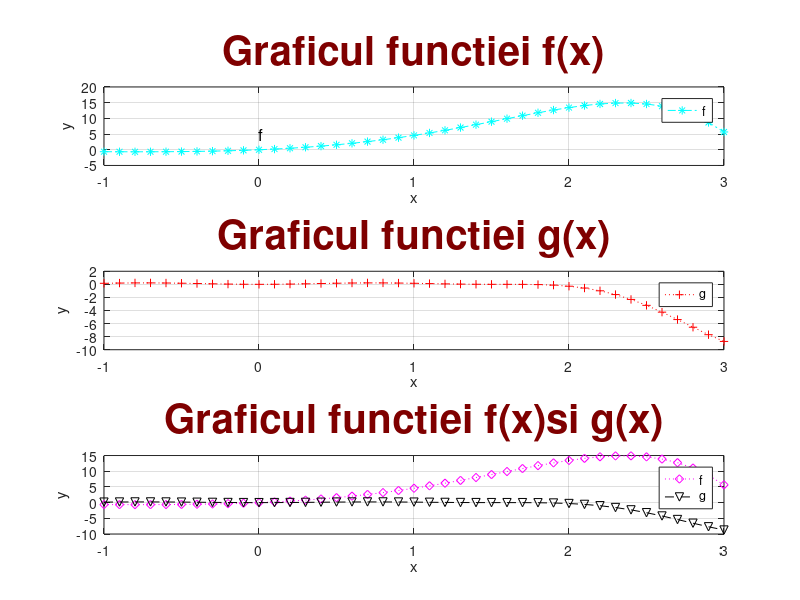
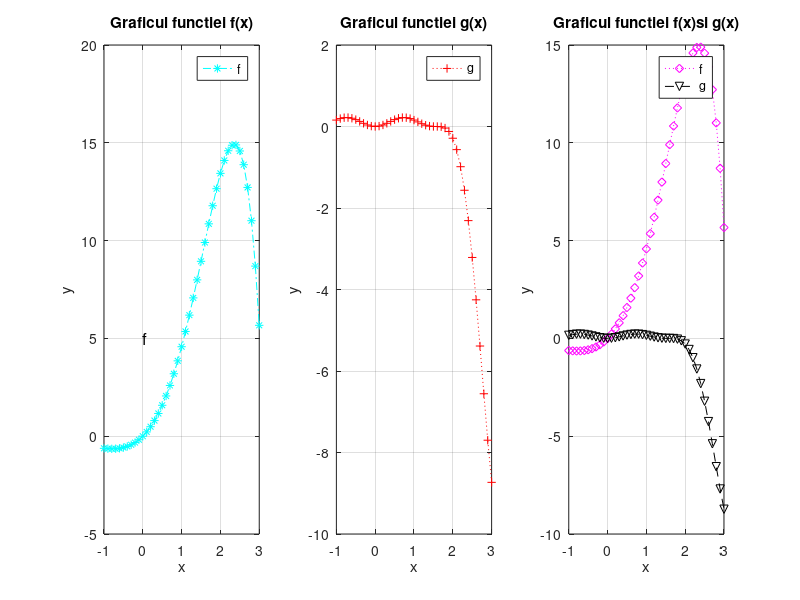

Here is the MATLAB script that generated these plots, in order:
%Lupascu Felicia
%FAF212
%Lucrare laborator nr2.
%Exercitiul 2.c1
x=[-1:0.1:3];
f=2*exp(x).*sin(x);
g=(x.^2).*(cos(x)).^3;
figure(4)
subplot(3,1,1);
plot (x,f,'c-.*') 
xlabel('x');
ylabel('y');
legend('f'); 
text(0,5,'f','fontSize',12)
title('Graficul functiei f(x)' ,'fontSize',29,'Color',[.5 0 0]);
grid on;
subplot(3,1,2);
plot (x,g,'r:+')
xlabel('x');
ylabel('y');
legend('g');
title('Graficul functiei g(x)','fontSize',29,'Color',[.5 0 0]);
grid on; 
subplot(3,1,3);
plot (x,f,'m:d',x,g,'k--v')
xlabel('x');
ylabel('y');
legend('f','g');
title('Graficul functiei f(x)si g(x)' ,'fontSize',29,'Color',[.5 0 0]);
grid on;

figure(5)
subplot(1,3,1); 
plot (x,f,'c-.*')
 xlabel('x');
ylabel('y');
legend('f'); 
text(0,5,'f','fontSize',12)
title('Graficul functiei f(x)');
grid on; 
subplot(1,3,2);
plot (x,g,'r:+')
xlabel('x');
ylabel('y');
legend('g');
title('Graficul functiei g(x)');
grid on; subplot(1,3,3);
plot (x,f,'m:d',x,g,'k--v') 
xlabel('x');
ylabel('y'); 
legend('f','g');
title('Graficul functiei f(x)si g(x)');
grid on;

